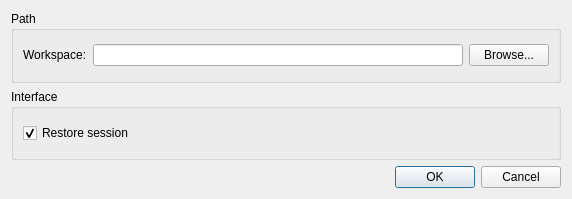
<?xml version="1.0" encoding="UTF-8"?>
<ui version="4.0">
 <class>options</class>
 <widget class="QDialog" name="options">
  <property name="geometry">
   <rect>
    <x>0</x>
    <y>0</y>
    <width>572</width>
    <height>199</height>
   </rect>
  </property>
  <property name="windowTitle">
   <string>Options</string>
  </property>
  <layout class="QVBoxLayout" name="verticalLayout">
   <item>
    <widget class="QGroupBox" name="groupBoxPath">
     <property name="title">
      <string>Path</string>
     </property>
     <layout class="QGridLayout" name="gridLayout">
      <item row="0" column="0">
       <widget class="QLabel" name="label">
        <property name="text">
         <string>Workspace:</string>
        </property>
       </widget>
      </item>
      <item row="0" column="1">
       <widget class="QLineEdit" name="lineEdit"/>
      </item>
      <item row="0" column="2">
       <widget class="QPushButton" name="pushButton">
        <property name="text">
         <string>Browse...</string>
        </property>
       </widget>
      </item>
     </layout>
    </widget>
   </item>
   <item>
    <widget class="QGroupBox" name="groupBoxInterface">
     <property name="title">
      <string>Interface</string>
     </property>
     <layout class="QVBoxLayout" name="verticalLayout_2">
      <item>
       <widget class="QCheckBox" name="checkBoxSession">
        <property name="text">
         <string>Restore session</string>
        </property>
        <property name="checked">
         <bool>true</bool>
        </property>
       </widget>
      </item>
     </layout>
    </widget>
   </item>
   <item>
    <widget class="QDialogButtonBox" name="buttonBox">
     <property name="orientation">
      <enum>Qt::Horizontal</enum>
     </property>
     <property name="standardButtons">
      <set>QDialogButtonBox::Cancel|QDialogButtonBox::Ok</set>
     </property>
    </widget>
   </item>
  </layout>
 </widget>
 <resources/>
 <connections>
  <connection>
   <sender>buttonBox</sender>
   <signal>accepted()</signal>
   <receiver>options</receiver>
   <slot>accept()</slot>
   <hints>
    <hint type="sourcelabel">
     <x>248</x>
     <y>254</y>
    </hint>
    <hint type="destinationlabel">
     <x>157</x>
     <y>274</y>
    </hint>
   </hints>
  </connection>
  <connection>
   <sender>buttonBox</sender>
   <signal>rejected()</signal>
   <receiver>options</receiver>
   <slot>reject()</slot>
   <hints>
    <hint type="sourcelabel">
     <x>316</x>
     <y>260</y>
    </hint>
    <hint type="destinationlabel">
     <x>286</x>
     <y>274</y>
    </hint>
   </hints>
  </connection>
 </connections>
</ui>
